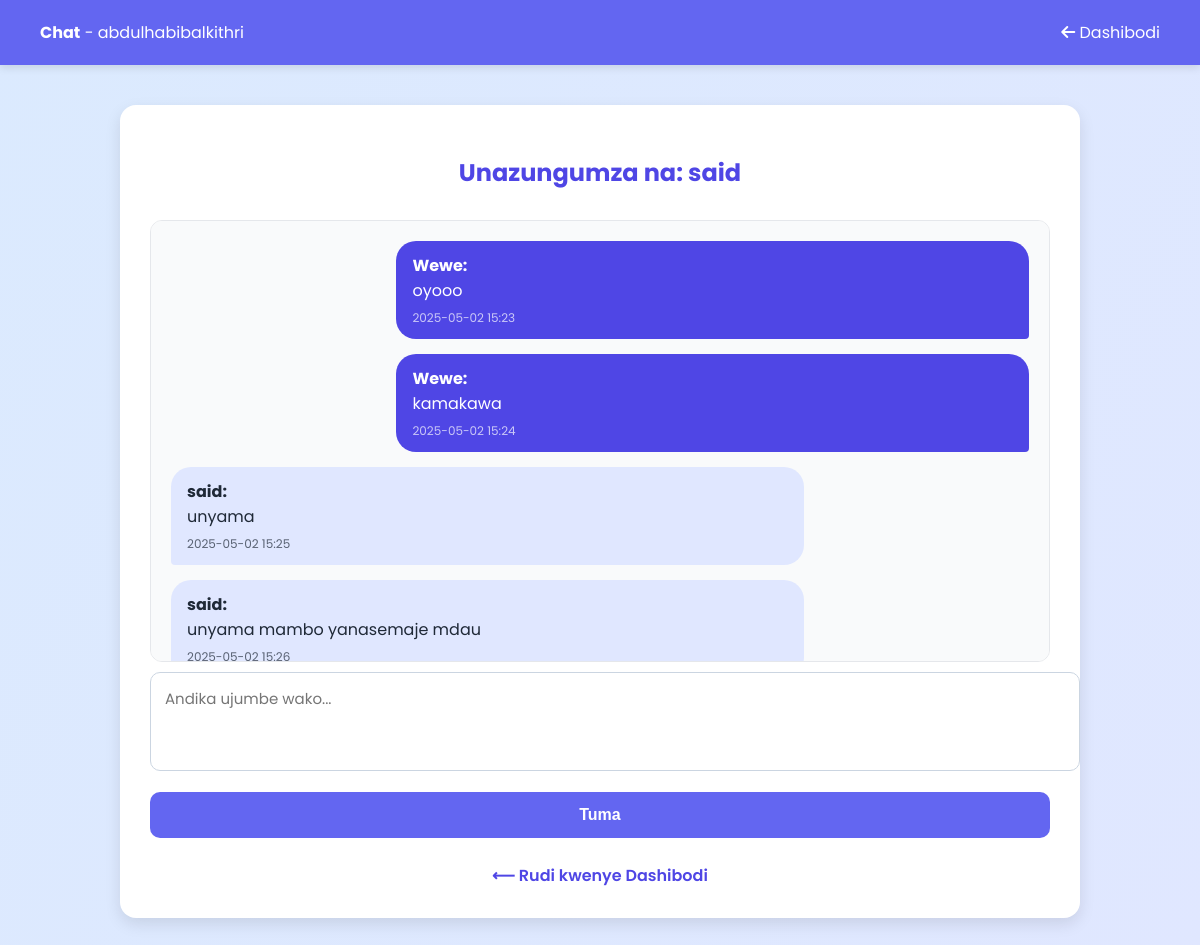
The app's page /chat.php?with=2 (signed in) with its own data.
### tables this page shows
CREATE TABLE `users` (
  `id` int(11) NOT NULL,
  `username` varchar(100) NOT NULL,
  `email` varchar(100) NOT NULL,
  `password` varchar(255) NOT NULL,
  `profile_pic` varchar(255) DEFAULT 'default.png',
  `profile_picture` varchar(255) DEFAULT 'default.jpg',
  `bio` text DEFAULT NULL,
  `location` varchar(255) DEFAULT NULL,
  `contact_info` varchar(255) DEFAULT NULL,
  `state` enum('free','busy','booked') DEFAULT 'free',
  `status` enum('online','offline','busy','away') DEFAULT 'offline'
);

CREATE TABLE `messages` (
  `id` int(11) NOT NULL,
  `sender_id` int(11) NOT NULL,
  `receiver_id` int(11) NOT NULL,
  `message` text NOT NULL,
  `sent_at` datetime DEFAULT current_timestamp(),
  `is_read` tinyint(1) DEFAULT 0
);

### src/chat.php (the view, shortened to what this page needs)
<?php
require_once 'db.php';
$current_user_id = $_SESSION['user_id'];
$current_username = $_SESSION['username'];
$chat_with_id = (int) $_GET['with'];
$stmt = $conn->prepare("SELECT username FROM users WHERE id = ?");
$stmt->bind_param("i", $chat_with_id);
$stmt->execute();
$result = $stmt->get_result();
$chat_with = $result->fetch_assoc();
$stmt = $conn->prepare("SELECT sender_id, message, sent_at FROM messages
    WHERE (sender_id = ? AND receiver_id = ?)
    OR (sender_id = ? AND receiver_id = ?) ORDER BY sent_at ASC");
$stmt->bind_param("iiii", $current_user_id, $chat_with_id, $chat_with_id, $current_user_id);
$stmt->execute();
$messages = $stmt->get_result()->fetch_all(MYSQLI_ASSOC);
?>
<!DOCTYPE html>
<html lang="sw">
<head>
    <link rel="stylesheet" href="https://cdnjs.cloudflare.com/ajax/libs/font-awesome/6.4.0/css/all.min.css">
</head>
<body>
    <header>
        <div><strong>Chat</strong> - <?php echo htmlspecialchars($current_username); ?></div>
        <div><a href="dashboard.php" style="color: white; text-decoration: none;"><i class="fas fa-arrow-left"></i> Dashibodi</a></div>
    </header>
    <div class="chat-container">
        <h2>Unazungumza na: <?php echo htmlspecialchars($chat_with['username']); ?></h2>
        <div class="chat-box">
            <?php foreach ($messages as $msg): ?>
                <div class="message <?php echo $msg['sender_id'] == $current_user_id ? 'you' : 'other'; ?>">
                    <strong><?php echo $msg['sender_id'] == $current_user_id ? 'Wewe' : htmlspecialchars($chat_with['username']); ?>:</strong><br>
                    <?php echo htmlspecialchars($msg['message']); ?>
                    <small><?php echo (new DateTime($msg['sent_at']))->format('Y-m-d H:i'); ?></small>
                </div>
            <?php endforeach; ?>
        </div>
        <form method="post">
            <textarea name="message" rows="3" placeholder="Andika ujumbe wako..." required></textarea>
            <button type="submit">Tuma</button>
        </form>
        <div class="back-link">
            <a href="dashboard.php">⟵ Rudi kwenye Dashibodi</a>
        </div>
    </div>
</body>
</html>

### src/chat.php (style rules this page uses)
body { margin: 0; padding: 0; font-family: 'Poppins', sans-serif; background: linear-gradient(120deg, #dbeafe, #e0e7ff); color: #333; }
header { background-color: #6366f1; color: white; padding: 20px 40px; display: flex; align-items: center; justify-content: space-between; box-shadow: 0 3px 8px rgba(0, 0, 0, 0.1); }
.chat-container { max-width: 900px; margin: 40px auto; padding: 30px; background-color: #ffffff; border-radius: 16px; box-shadow: 0 6px 16px rgba(0, 0, 0, 0.1); }
h2 { color: #4f46e5; text-align: center; margin-bottom: 30px; }
.chat-box { background-color: #f9fafb; padding: 20px; border-radius: 12px; max-height: 400px; overflow-y: auto; border: 1px solid #e5e7eb; scroll-behavior: smooth; }
.message { padding: 12px 16px; border-radius: 20px; max-width: 70%; margin-bottom: 15px; position: relative; word-wrap: break-word; animation: fadeIn 0.3s ease-in; }
.message.you { background-color: #4f46e5; color: white; margin-left: auto; border-bottom-right-radius: 4px; }
.message.other { background-color: #e0e7ff; color: #1f2937; margin-right: auto; border-bottom-left-radius: 4px; }
.message small { font-size: 12px; display: block; margin-top: 6px; opacity: 0.7; }
form textarea { width: 100%; padding: 14px; border: 1px solid #cbd5e1; border-radius: 10px; resize: none; font-size: 15px; margin-top: 10px; margin-bottom: 14px; font-family: 'Poppins', sans-serif; }
form button { width: 100%; padding: 14px; background-color: #6366f1; color: white; border: none; border-radius: 10px; font-size: 16px; font-weight: bold; cursor: pointer; transition: background-color 0.3s ease; }
.back-link { text-align: center; margin-top: 25px; }
.back-link a { color: #4f46e5; text-decoration: none; font-weight: 600; }

### records on screen
users: username "said"
messages: shows "Wewe", message "oyooo", sent_at "2025-05-02 15:23"
messages: shows "Wewe", message "kamakawa", sent_at "2025-05-02 15:24"
messages: sender.username "said", message "unyama", sent_at "2025-05-02 15:25"
messages: sender.username "said", message "unyama mambo yanasemaje mdau", sent_at "2025-05-02 15:26"

### other values on screen
$current_username "abdulhabibalkithri"
